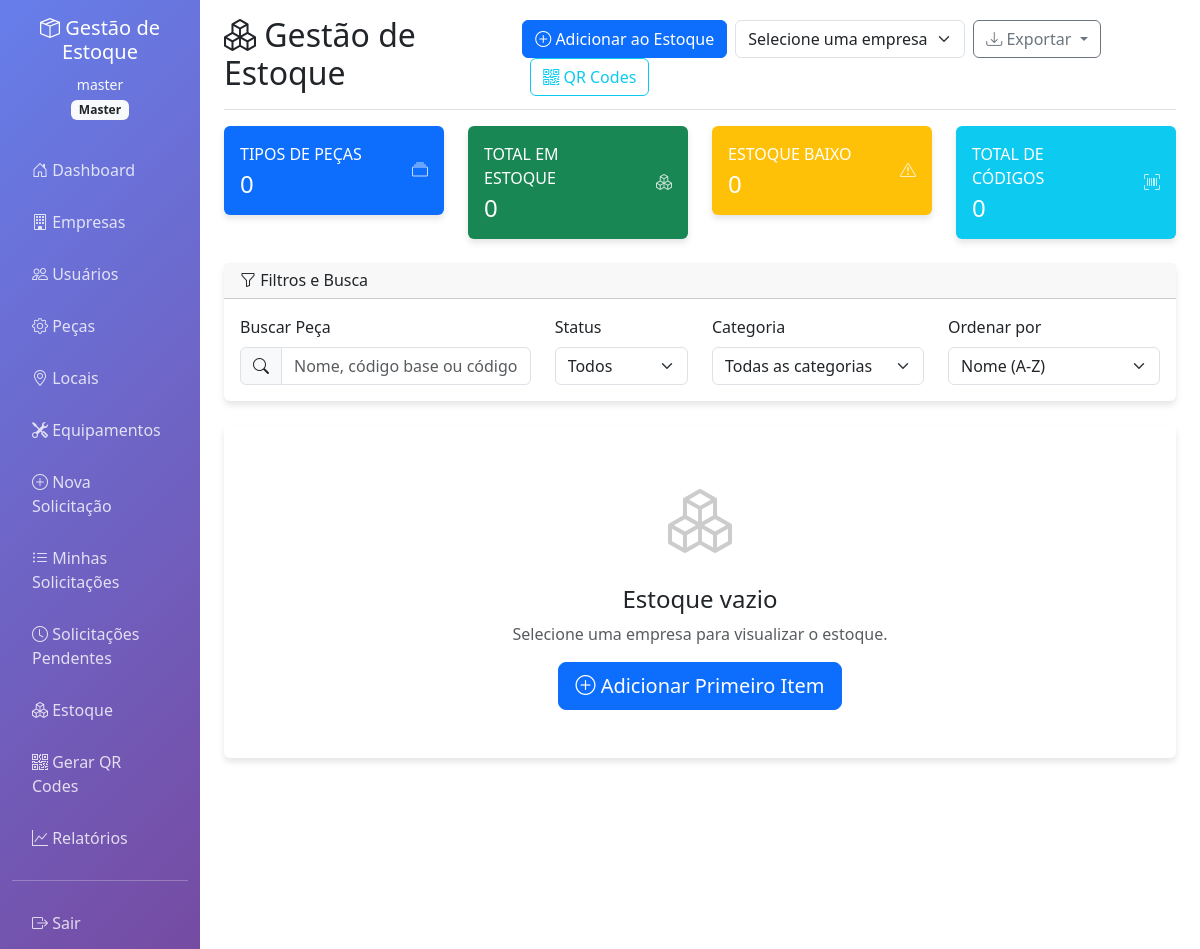
Before: /stock (signed in) with the older database file.
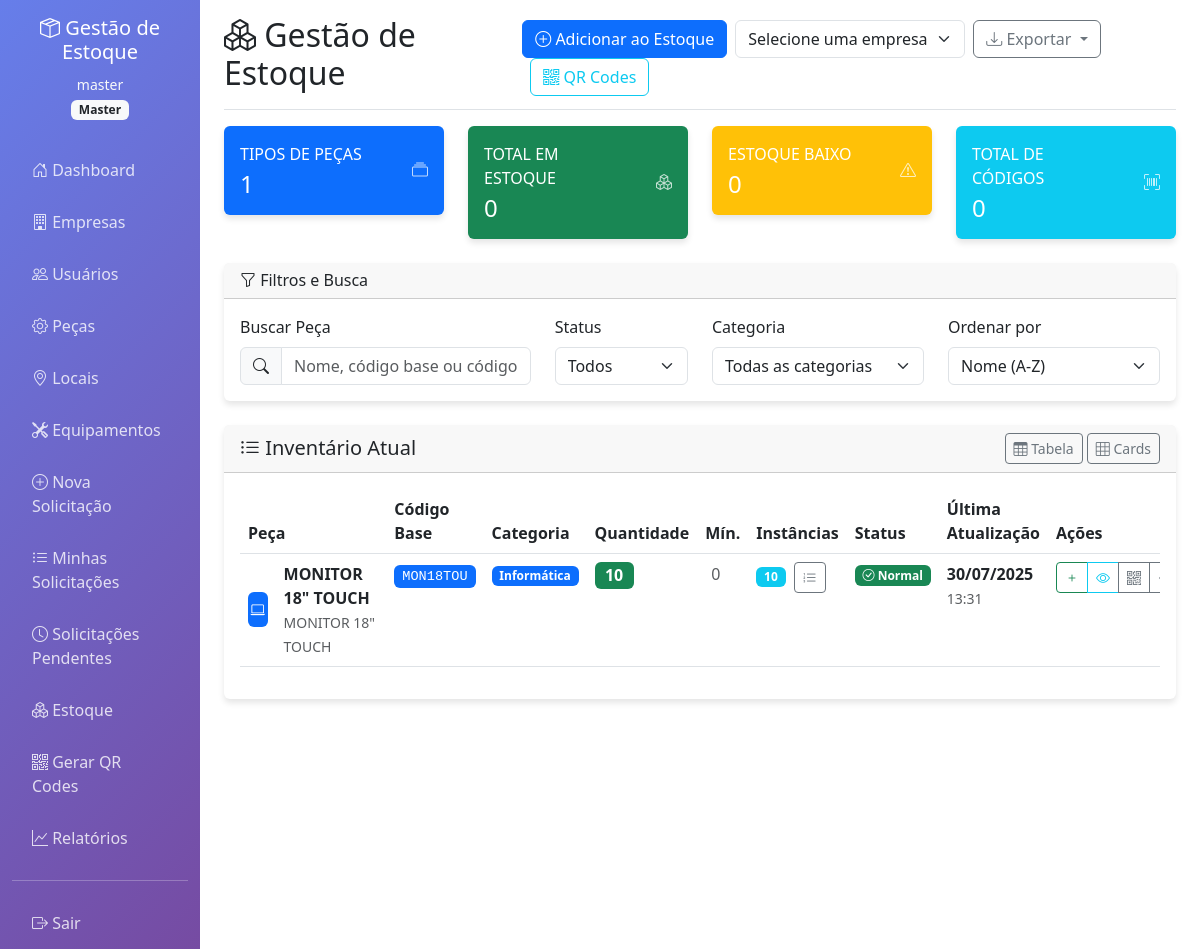
After: the same page with the newer database file.
### app.py (models this page shows)
class Stock(db.Model):
    id = db.Column(db.Integer, primary_key=True)
    part_id = db.Column(db.Integer, db.ForeignKey('part.id'), nullable=False)
    company_id = db.Column(db.Integer, db.ForeignKey('company.id'), nullable=False)
    quantity = db.Column(db.Integer, default=0)
    min_quantity = db.Column(db.Integer, default=0)  # estoque mínimo
    last_updated = db.Column(db.DateTime, default=datetime.utcnow)
    part = db.relationship('Part', backref='stocks')
    company = db.relationship('Company', backref='stocks')

class Part(db.Model):
    id = db.Column(db.Integer, primary_key=True)
    name = db.Column(db.String(100), nullable=False)
    description = db.Column(db.Text)
    part_number = db.Column(db.String(50))
    base_code = db.Column(db.String(20), unique=True)
    category = db.Column(db.String(50))
    unit_measure = db.Column(db.String(20))  # unidade, kg, metro, etc
    is_active = db.Column(db.Boolean, default=True)
    created_at = db.Column(db.DateTime, default=datetime.utcnow)

### app.py (the view)
@app.route('/stock')
@login_required
@role_required('receptor', 'admin', 'master')
def manage_stock():
    if current_user.role == 'master':
        company_id = request.args.get('company_id')
        if company_id:
            stocks = db.session.query(Stock, Part).join(Part).filter(Stock.company_id==company_id).all()
            company = Company.query.get(company_id)
        else:
            stocks = db.session.query(Stock, Part).join(Part).all()
            company = None
        companies = Company.query.filter_by(is_active=True).all()
    else:
        stocks = db.session.query(Stock, Part).join(Part).filter(Stock.company_id==current_user.company_id).all()
        company = current_user.company
        companies = [company]
    parts = Part.query.filter_by(is_active=True).all()
    return render_template('stock.html', stocks=stocks, parts=parts, companies=companies, current_company=company)

### app.py (called while the page is built)
@app.context_processor
def inject_now():
    return {'now': datetime.utcnow()}

def role_required(*roles):
    def decorator(f):
        @wraps(f)
        def decorated_function(*args, **kwargs):
            if not current_user.is_authenticated or current_user.role not in roles:
                flash('Acesso negado. Você não tem permissão para acessar esta página.', 'error')
                return redirect(url_for('dashboard'))
            return f(*args, **kwargs)
        return decorated_function
    return decorator

@login_manager.user_loader
def load_user(user_id):
    return User.query.get(int(user_id))

### templates/stock.html (shortened to what the changed rows need)
{% extends "base.html" %}
{% block content %}
<div class="d-flex justify-content-between flex-wrap flex-md-nowrap align-items-center pt-3 pb-2 mb-3 border-bottom">
    <h1 class="h2">
        <i class="bi bi-boxes"></i> Gestão de Estoque
    </h1>
</div>
<div class="row mb-4">
    <div class="col-md-3">
        <div class="card bg-primary text-white">
            <div class="card-body">
                <div class="row no-gutters align-items-center">
                    <div class="col mr-2">
                        <div class="text-xs font-weight-bold text-uppercase mb-1">
                            Tipos de Peças
                        </div>
                        <div class="h4 mb-0 font-weight-bold">
                            {{ stocks|length }}
                        </div>
                    </div>
                </div>
            </div>
        </div>
    </div>
                            {% set total_quantity = 0 %}
                            {% for stock, part in stocks %}
                                {% set total_quantity = total_quantity + stock.quantity %}
                            {% endfor %}
                            {% set low_stock_count = 0 %}
                            {% for stock, part in stocks %}
                                {% if stock.quantity <= stock.min_quantity %}
                                    {% set low_stock_count = low_stock_count + 1 %}
                                {% endif %}
                            {% endfor %}
                            {% set total_instances = 0 %}
                            {% for stock, part in stocks %}
                                {% set total_instances = total_instances + part.instances|length %}
                            {% endfor %}
</div>
{% if stocks %}
<div class="card">
    <div class="card-header d-flex justify-content-between align-items-center">
        <h5 class="card-title mb-0">
            <i class="bi bi-list-ul"></i> Inventário Atual
        </h5>
        <div>
            <button type="button" class="btn btn-outline-secondary btn-sm" onclick="toggleView('table')" id="tableViewBtn">
                <i class="bi bi-table"></i> Tabela
            </button>
            <button type="button" class="btn btn-outline-secondary btn-sm" onclick="toggleView('cards')" id="cardsViewBtn">
                <i class="bi bi-grid-3x3"></i> Cards
            </button>
        </div>
    </div>
    <div class="card-body">
        <div id="tableView" class="table-responsive">
            <table class="table table-hover">
                <thead>
                    <tr>
                        <th>Peça</th>
                        <th>Código Base</th>
                        <th>Categoria</th>
                        <th>Quantidade</th>
                        <th>Mín.</th>
                        <th>Instâncias</th>
                        <th>Status</th>
                        <th>Última Atualização</th>
                        <th>Ações</th>
                    </tr>
                </thead>
                <tbody id="stockTableBody">
                    {% for stock, part in stocks %}
                    <tr class="stock-row"
                        data-part-name="{{ part.name|lower }}"
                        data-base-code="{{ part.base_code|lower if part.base_code else '' }}"
                        data-category="{{ part.category|lower if part.category else '' }}"
                        data-quantity="{{ stock.quantity }}"
                        data-min-quantity="{{ stock.min_quantity }}"
                        data-status="{{ 'zerado' if stock.quantity == 0 else 'baixo' if stock.quantity <= stock.min_quantity else 'normal' }}"
                        data-updated="{{ stock.last_updated.isoformat() }}">
                        <td>
                            <div class="d-flex align-items-center">
                                <div class="avatar-sm bg-{{ 'primary' if part.category == 'Informática' else 'success' if part.category == 'Eletrônicos' else 'info' if part.category == 'Móveis' else 'warning' if part.category == 'Cabos' else 'secondary' }} text-white rounded d-flex align-items-center justify-content-center me-3">
                                    <i class="bi bi-{{ 'laptop' if part.category == 'Informática' else 'cpu' if part.category == 'Eletrônicos' else 'house' if part.category == 'Móveis' else 'ethernet' if part.category == 'Cabos' else 'gear' }}"></i>
                                </div>
                                <div>
                                    <strong>{{ part.name }}</strong>
                                    {% if part.description %}
                                    <br><small class="text-muted">{{ part.description[:50] }}{% if part.description|length > 50 %}...{% endif %}</small>
                                    {% endif %}
                                </div>
                            </div>
                        </td>
                        <td>
                            {% if part.base_code %}
                            <code class="bg-primary text-white px-2 py-1 rounded">{{ part.base_code }}</code>
                            {% else %}
                            <span class="text-muted">-</span>
                            {% endif %}
                        </td>
                        <td>
                            {% if part.category %}
                            <span class="badge bg-{{ 'primary' if part.category == 'Informática' else 'success' if part.category == 'Eletrônicos' else 'info' if part.category == 'Móveis' else 'warning' if part.category == 'Cabos' else 'secondary' }}">
                                {{ part.category }}
                            </span>
                            {% else %}
                            <span class="text-muted">-</span>
                            {% endif %}
                        </td>
                        <td>
                            <span class="badge bg-{{ 'danger' if stock.quantity == 0 else 'warning' if stock.quantity <= stock.min_quantity else 'success' }} fs-6">
                                {{ stock.quantity }}
                            </span>
                        </td>
                        <td>
                            <span class="text-muted editable-min-stock"
                                  data-stock-id="{{ stock.id }}"
                                  data-current-min="{{ stock.min_quantity }}"
                                  onclick="editMinStock(this)">
                                {{ stock.min_quantity }}
                            </span>
                        </td>
                        <td>
                            <div class="d-flex align-items-center">
                                <span class="badge bg-info me-2">{{ part.instances|length }}</span>
                                {% if part.instances|length > 0 %}
                                <button class="btn btn-sm btn-outline-secondary"
                                        onclick="showInstanceCodes({{ part.id }})"
                                        title="Ver códigos">
                                    <i class="bi bi-list-ol"></i>
                                </button>
                                {% endif %}
                            </div>
                        </td>
                        <td>
                            {% if stock.quantity == 0 %}
                            <span class="badge bg-danger">
                                <i class="bi bi-x-circle"></i> Zerado
                            </span>
                            {% elif stock.quantity <= stock.min_quantity %}
                            <span class="badge bg-warning">
                                <i class="bi bi-exclamation-triangle"></i> Baixo
                            </span>
                            {% else %}
                            <span class="badge bg-success">
                                <i class="bi bi-check-circle"></i> Normal
                            </span>
                            {% endif %}
                        </td>
                        <td>
                            <strong>{{ stock.last_updated.strftime('%d/%m/%Y') }}</strong>
                            <br><small class="text-muted">{{ stock.last_updated.strftime('%H:%M') }}</small>
                        </td>
                        <td>
                            <div class="btn-group">
                                <button class="btn btn-sm btn-outline-success"
                                        onclick="quickAddStock({{ part.id }})"
                                        title="Adicionar rapidamente">
                                    <i class="bi bi-plus"></i>
                                </button>
                                <button class="btn btn-sm btn-outline-info"
                                        onclick="viewStockDetails({{ part.id }})"
                                        title="Ver detalhes">
                                    <i class="bi bi-eye"></i>
                                </button>
                                <button class="btn btn-sm btn-outline-secondary"
                                        onclick="generateQRCodes({{ part.id }})"
                                        title="QR Codes">
                                    <i class="bi bi-qr-code"></i>
                                </button>
                                <div class="btn-group">
                                    <button type="button" class="btn btn-sm btn-outline-secondary dropdown-toggle" data-bs-toggle="dropdown">
                                        <i class="bi bi-three-dots"></i>
                                    </button>
                                </div>
                            </div>
                        </td>
                    </tr>
                    {% endfor %}
                </tbody>
            </table>
        </div>
    </div>
</div>
{% else %}
<div class="card">
    <div class="card-body text-center py-5">
        <i class="bi bi-boxes" style="font-size: 4rem; color: #ccc;"></i>
        <h4 class="mt-3">Estoque vazio</h4>
        <p class="text-muted">
            {% if current_company %}
            Não há itens no estoque de {{ current_company.name }}.
            {% else %}
            Selecione uma empresa para visualizar o estoque.
            {% endif %}
        </p>
        {% if current_user.role in ['receptor', 'admin', 'master'] %}
        <button type="button" class="btn btn-primary btn-lg" data-bs-toggle="modal" data-bs-target="#addStockModal">
            <i class="bi bi-plus-circle"></i> Adicionar Primeiro Item
        </button>
        {% endif %}
    </div>
</div>
{% endif %}
{% endblock %}

Changed rows visible on the page:
added Stock: name "MONITOR 18\" TOUCH", description "MONITOR 18\" TOUCH", base_code "MON18TOU", category "Informática", quantity "10", min_quantity "0", instances|length "10", shows "Normal", last_updated "30/07/2025", last_updated "13:31"
Other visible differences:
{{ stocks|length }}: "0" → "1"
text no longer shown: "Estoque vazio Selecione uma empresa para visualizar o estoque. Adicionar Primeiro Item"
text now shown: "Inventário Atual Tabela Cards Peça Código Base Categoria Quantidade Mín. Instâncias Status Última Atualização Ações"
